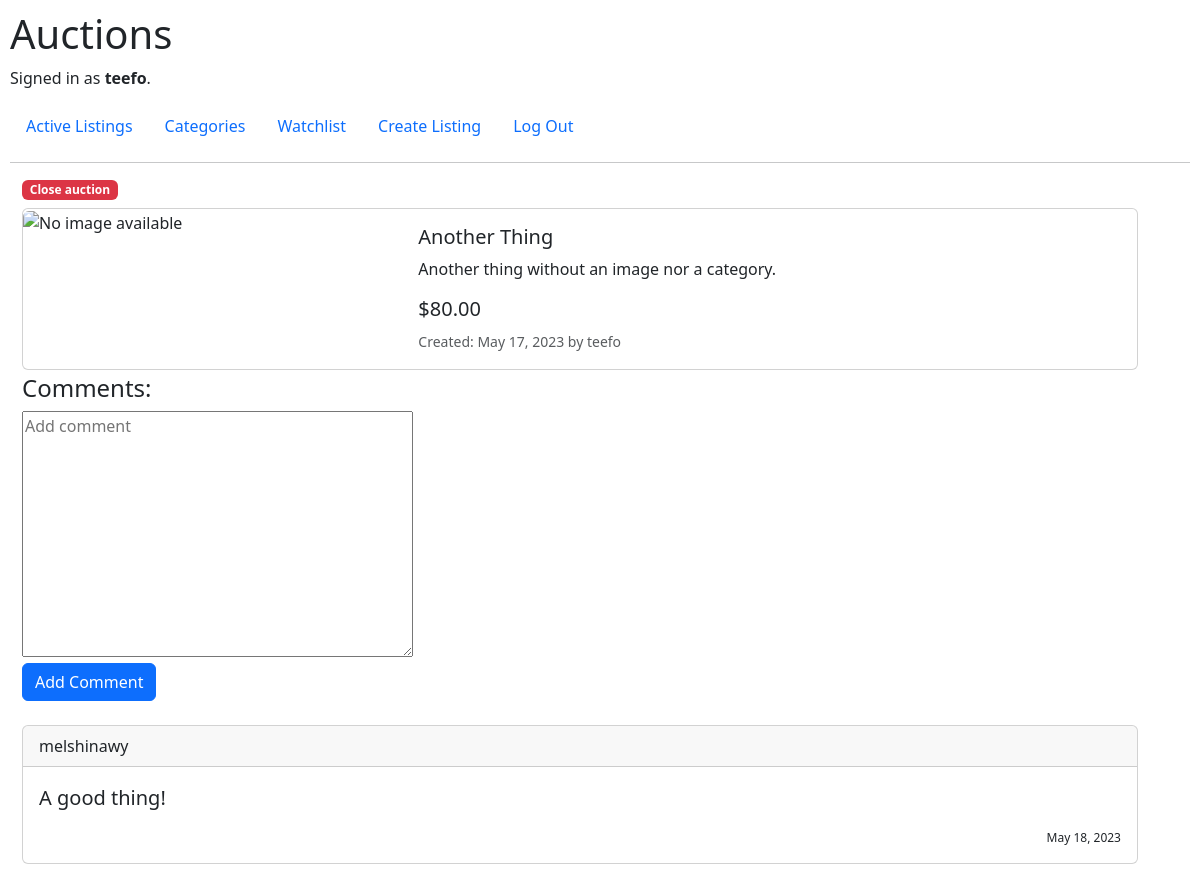
The app's page /4 (signed in) with its own data.
### auctions/models.py (models this page shows, shortened)
class User(AbstractUser):
    pass

class Listing(models.Model):
    seller = models.ForeignKey(User, on_delete=models.CASCADE, related_name='seller')
    title = models.CharField(max_length=64)
    description = models.CharField(max_length=800)
    image_url = models.URLField(blank=True)
    category = models.ForeignKey(Category, blank=True, null=True, on_delete=models.SET_NULL)
    active = models.BooleanField(default=True)
    created_at = models.DateField(auto_now_add=True)
    watchlist = models.ManyToManyField(User, blank=True, related_name='watchlist')
    winner = models.ForeignKey(User, on_delete=models.SET_NULL, null=True, blank=True, related_name='winner')

class Comment(models.Model):
    user = models.ForeignKey(User, on_delete=models.CASCADE)
    listing = models.ForeignKey(Listing, on_delete=models.CASCADE)
    comment = models.CharField(max_length=500)
    created_at = models.DateField(auto_now_add=True)

### auctions/views.py (the view, shortened to what this page needs)
# urls.py: path('<int:listing_id>', views.listing_page, name="listing_page"),
def listing_page(request, listing_id):
    listing = Listing.objects.get(pk=listing_id) # Get listing from id
    user_id = request.user.id # Get user id
    if request.method == 'GET':
        max_bid = Bid.objects.filter(listing=listing_id).aggregate(Max('bid'))['bid__max'] # Get the maximum bid for that listing
        context = {
                'listing': Listing.objects.get(pk=listing_id),
                'max_bid': max_bid,
                'user_id': user_id,
                'comments': Comment.objects.filter(listing=listing)
            }
        if user_id: # If a user is logged in
            user = User.objects.get(pk=request.user.id) # Get the user instance from User model
            if listing.seller.id == user.id: # If the user is the seller, they are given the option to close the bids
                listing_manipulation = 'Close auction'
            elif listing in user.watchlist.all(): # If the listing is in the user's watchlist, they are given the option to remove it
                listing_manipulation = 'Remove from watchlist'
            else: # Else the listing is not on the user's watchlist so they are given the option to add it
                listing_manipulation = 'Add to watchlist'
            context['listing_manipulation'] = listing_manipulation # Save the relavent listing manipulation option to the context
            if listing.active:
                context['comment_form'] = CommentForm() # If the listing is active add a comment form to the context
            if (listing.seller != user):
                form = modelform_factory(Bid, form=BidForm, widgets={'bid': forms.NumberInput(attrs={'placeholder': 'Bid', 'size': '8', 'min': max_bid + 0.01})})
                context['bid_form'] = form # If the seller is not the same as the user add a bid form to the context
        return render(request, "auctions/listing_page.html", context)

### auctions/forms.py
class CommentForm(forms.ModelForm):
    class Meta:
        model = Comment
        fields = ['comment']
        widgets = {
            'comment': forms.Textarea(attrs={'placeholder': 'Add comment'}),
        }

### auctions/templates/auctions/listing_page.html (shortened to what this page needs)
{% extends "auctions/layout.html" %}
{% block body %}
    {% if user.id and listing.active %}
        <h6><a href="{% url 'add_to_watchlist' listing.id listing_manipulation %}">
        {% if listing_manipulation == 'Add to watchlist' %}
            <span class="badge bg-success">{{ listing_manipulation }}</span>
        {% elif listing_manipulation == 'Remove from watchlist' %}
            <span class="badge bg-secondary">{{ listing_manipulation }}</span>
        {% elif listing_manipulation == 'Close auction' %}
            <span class="badge bg-danger">{{ listing_manipulation }}</span>
        {% endif %}
</a></h6>
    {% endif %}
<div class="card mb-1">
    <div class="row">
      <div class="col">
        {% if listing.image_url %}
            <img src="{{ listing.image_url }}" class="img-fluid rounded-start" style="height: 200px;" alt="{{ listing.title }}">
        {% else %}
            <img src="https://st4.depositphotos.com/14953852/24787/v/450/depositphotos_247872612-stock-illustration-no-image-available-icon-vector.jpg" class="img-fluid rounded-start" alt="No image available">
        {% endif %}
      </div>
      <div class="col-md-8">
        <div class="card-body">
          <h5 class="card-title">{{ listing.title }}</h5>
          <p class="card-text">{{ listing.description }}</p>
          <h5 class="card-title">${{ max_bid|floatformat:2 }}</h5>
          <p class="card-text"><small class="text-muted">Created: {{ listing.created_at }} by {{ listing.seller }}</small></p>
        </div>
      </div>
    </div>
  </div>
    <h4>Comments:</h4>
    {% if comment_form %}
    <form action="{% url 'listing_page' listing.id %}" name="comment" method="post">
        {{ comment_form.comment }}<br/>
        <input class="btn btn-primary" type="submit" value="Add Comment">
    </form><br>
    {% endif %}
    {% for comment in comments reversed %}
    <div class="card">
        <div class="card-header">
            {{ comment.user }}
        </div>
        <div class="card-body">
          <blockquote class="blockquote mb-0">
            <p>{{ comment.comment }}</p>
            <footer class="footer" style="font-size: 12px; text-align: right;">{{ comment.created_at }}</footer>
          </blockquote>
        </div>
      </div>
    {% endfor %}
{% endblock %}

### auctions/templates/auctions/layout.html (shortened to what this page needs)
{% load static %}
<!DOCTYPE html>
<html lang="en">
    <head>
        <link href="https://cdn.jsdelivr.net/npm/bootstrap@5.3.0-alpha3/dist/css/bootstrap.min.css" rel="stylesheet">
        <link href="{% static 'auctions/styles.css' %}" rel="stylesheet">
    </head>
    <body>
        <h1>Auctions</h1>
        <div>
            {% if user.is_authenticated %}
                <p>Signed in as <strong>{{ user.username }}</strong>.</p>
            {% else %}
                <p>Not signed in.</p>
            {% endif %}
        </div>
        <ul class="nav">
            <li class="nav-item">
                <a class="nav-link" href="{% url 'index' %}">Active Listings</a>
            </li>
            <li class="nav-item">
                <a class="nav-link" href="{% url 'categories' %}">Categories</a>
            </li>
            {% if user.is_authenticated %}
                <li class="nav-item">
                    <a class="nav-link" href="{% url 'watchlist' %}">Watchlist</a>
                </li>
                <li class="nav-item">
                    <a class="nav-link" href="{% url 'create_listing' %}">Create Listing</a>
                </li>
                <li class="nav-item">
                    <a class="nav-link" href="{% url 'logout' %}">Log Out</a>
                </li>
            {% endif %}
        </ul>
        <hr>
        <div class="container mx-0">
            {% block body %}
            {% endblock %}
        </div>
    </body>
</html>

### auctions/static/auctions/styles.css (style rules this page uses)
body { padding: 10px; }

### records on screen
User: username "teefo"
Listing: title "Another Thing", description "Another thing without an image nor a category.", created_at "May 17, 2023", seller "teefo"
Comment: user "melshinawy", comment "A good thing!", created_at "May 18, 2023"

### other values on screen
{{ listing_manipulation }} "Close auction"
{{ max_bid|floatformat:2 }} "80.00"
